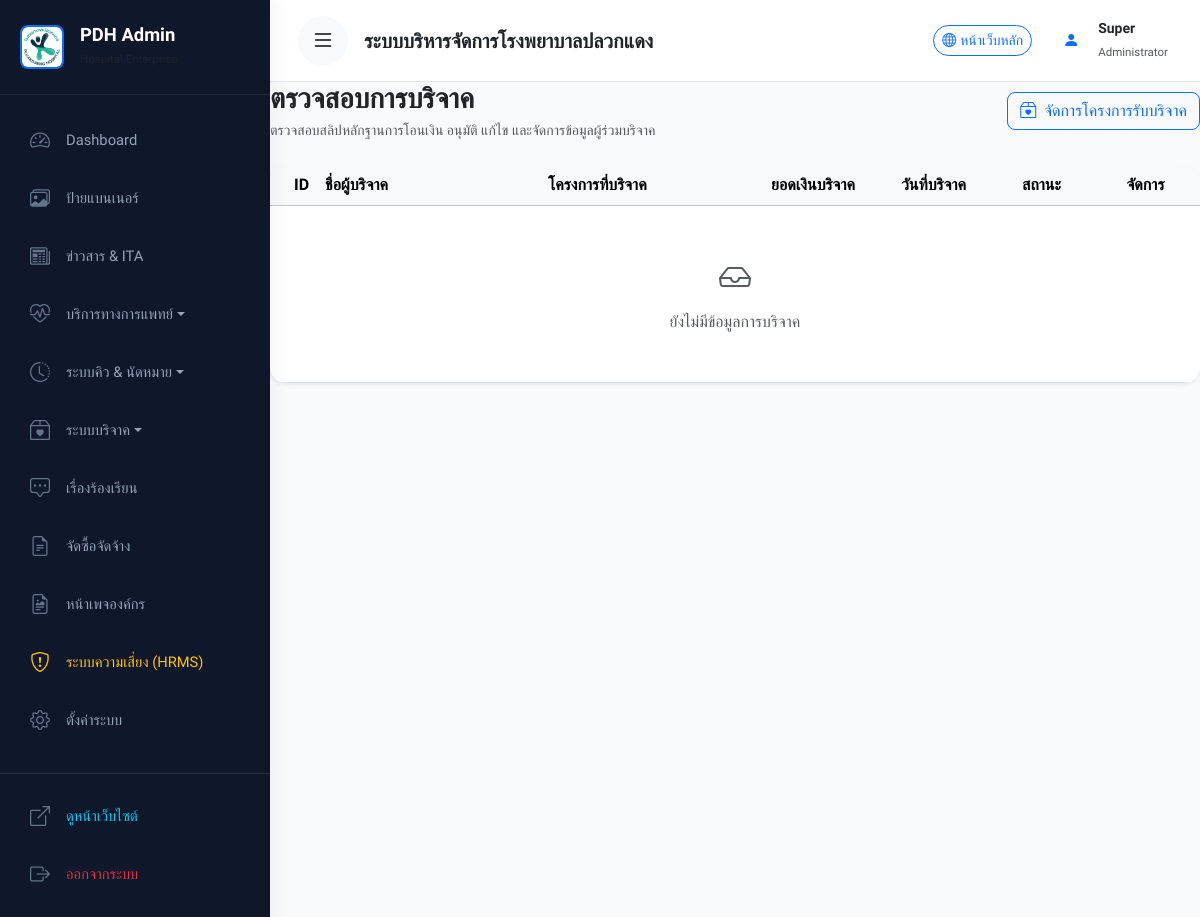
Page /admin/donation (signed in) on the earlier database version.
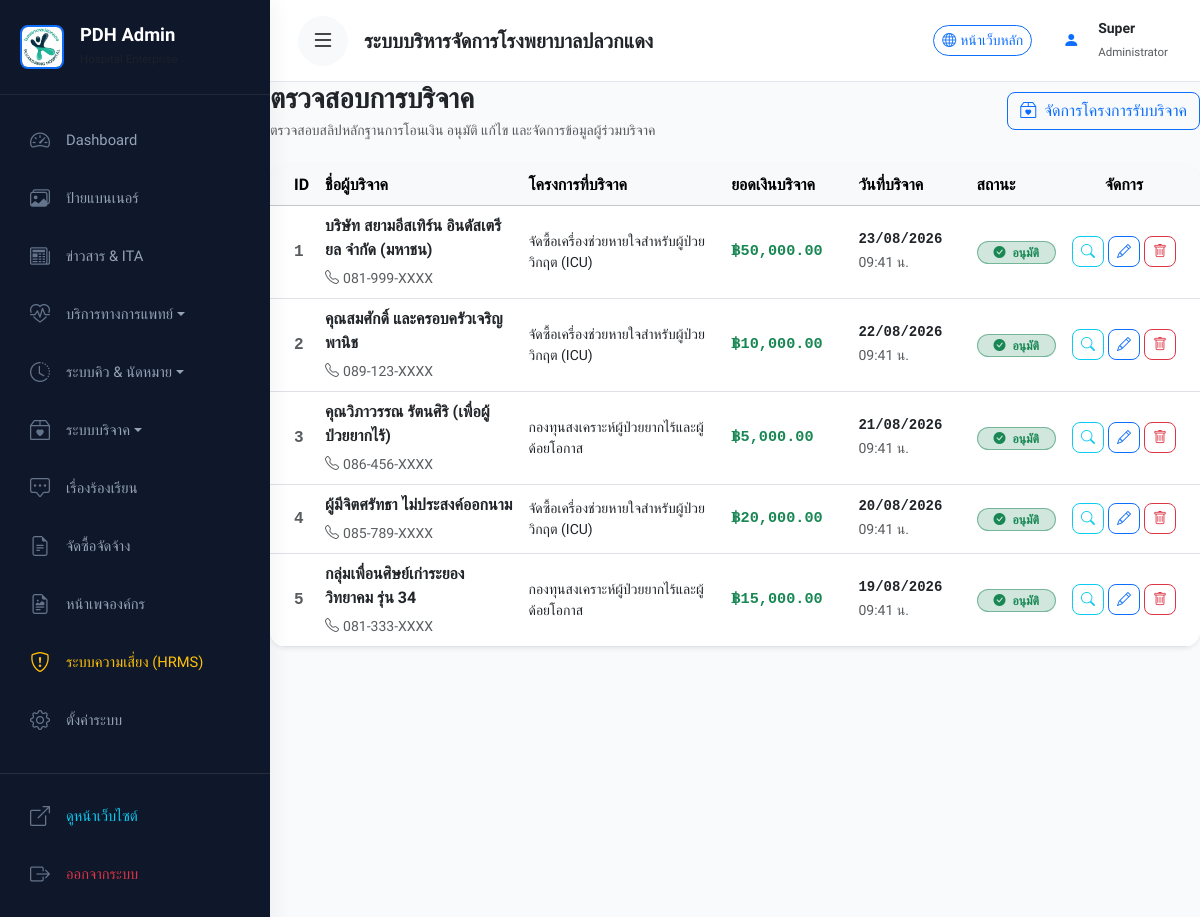
Same page on the later database version.
### tables this page shows
CREATE TABLE `donations` (
  `id` int(11) NOT NULL AUTO_INCREMENT,
  `donation_item_id` int(11) NOT NULL,
  `donor_name` varchar(100) NOT NULL,
  `donor_phone` varchar(20) DEFAULT NULL,
  `donor_email` varchar(100) DEFAULT NULL,
  `amount` decimal(10,2) DEFAULT NULL,
  `quantity` int(11) DEFAULT NULL,
  `payment_slip_image` varchar(255) DEFAULT NULL,
  `status` enum('pending','approved','rejected') DEFAULT 'pending',
  `approved_by` int(11) DEFAULT NULL,
  `admin_note` text DEFAULT NULL,
  `created_at` timestamp NULL DEFAULT current_timestamp(),
  `updated_at` timestamp NULL DEFAULT current_timestamp() ON UPDATE current_timestamp(),
  PRIMARY KEY (`id`),
  KEY `donation_item_id` (`donation_item_id`),
  CONSTRAINT `donations_ibfk_1` FOREIGN KEY (`donation_item_id`) REFERENCES `donation_items` (`id`) ON DELETE CASCADE
);

CREATE TABLE `donation_items` (
  `id` int(11) NOT NULL AUTO_INCREMENT,
  `title` varchar(255) NOT NULL,
  `type` enum('general','money','equipment') DEFAULT 'general',
  `description` text DEFAULT NULL,
  `image` varchar(255) DEFAULT NULL,
  `target_amount` decimal(10,2) DEFAULT 0.00,
  `current_amount` decimal(10,2) DEFAULT 0.00,
  `target_quantity` int(11) DEFAULT 0,
  `current_quantity` int(11) DEFAULT 0,
  `status` enum('active','inactive','completed') DEFAULT 'active',
  `created_by` int(11) DEFAULT NULL,
  `created_at` timestamp NULL DEFAULT current_timestamp(),
  `updated_at` timestamp NULL DEFAULT current_timestamp() ON UPDATE current_timestamp(),
  `deleted_at` timestamp NULL DEFAULT NULL,
  PRIMARY KEY (`id`)
);

### app/Controllers/Admin/DonationController.php (called while the page is built, shortened)
<?php
class DonationController extends Controller {
    private $donationModel;
    public function __construct() {
        $this->donationModel = $this->model('Donation');
    }
    public function index() {
        $donations = $this->donationModel->getAll();
        $data = [
            'page_title' => 'ตรวจสอบการบริจาค',
            'donations' => $donations
        ];
        $this->view('admin/donations/list/index', $data, 'admin');
    }
}

### app/Core/App.php (called while the page is built, shortened)
<?php
class App {
    protected $controller = 'HomeController';
    protected $method = 'index';
    public function __construct() {
        $url = $this->parseUrl();
        if (isset($url[0]) && strtolower($url[0]) === 'admin') {
            array_shift($url);
            $this->controller = 'DashboardController';
            $adminAliases = [
                'donationitem' => 'DonationItem',
                'donationitems' => 'DonationItem',
                'donation' => 'Donation',
                'donations' => 'Donation',
                'banner' => 'Banner',
                'banners' => 'Banner',
                'news' => 'News',
                'appointment' => 'Appointment',
                'appointments' => 'Appointment',
                'doctor' => 'Doctor',
                'doctors' => 'Doctor',
                'clinic' => 'Clinic',
                'clinics' => 'Clinic',
                'service' => 'Service',
                'services' => 'Service',
                'department' => 'Department',
                'departments' => 'Department',
                'procurement' => 'Procurement',
                'procurements' => 'Procurement',
                'complaint' => 'Complaint',
                'complaints' => 'Complaint',
                'setting' => 'Settings',
                'settings' => 'Settings',
                'auditlog' => 'AuditLog',
                'logs' => 'AuditLog',
                'dashboard' => 'Dashboard',
                'auth' => 'Auth',
                'login' => 'Auth',
                'page' => 'Page',
                'pages' => 'Page'
            ];
            if (isset($url[0])) {
                $rawKey = strtolower($url[0]);
                if (isset($adminAliases[$rawKey]) && file_exists(APPROOT . '/app/Controllers/Admin/' . $adminAliases[$rawKey] . 'Controller.php')) {
                    $this->controller = $adminAliases[$rawKey] . 'Controller';
                    array_shift($url);
                } else if (file_exists(APPROOT . '/app/Controllers/Admin/' . ucfirst($url[0]) . 'Controller.php')) {
                    $this->controller = ucfirst($url[0]) . 'Controller';
                    array_shift($url);
                }
            }
            $this->controller = new $controllerClass;
        }
        $this->params = $url ? array_values($url) : [];
        call_user_func_array([$this->controller, $this->method], $this->params);
    }
    public function parseUrl() {
        if (!empty($_GET['url'])) {
            $url = rtrim($_GET['url'], '/');
            $url = urldecode($url);
            return explode('/', filter_var($url, FILTER_SANITIZE_URL));
        }
        return [];
    }
}

### public/index.php (called while the page is built, shortened)
<?php
spl_autoload_register(function($className) {
    if (strpos($className, 'App\\Core\\') === 0) {
        $class = str_replace('App\\Core\\', '', $className);
        $file = __DIR__ . '/../app/Core/' . $class . '.php';
    } else if (strpos($className, 'App\\Controllers\\Admin\\') === 0) {
        $class = str_replace('App\\Controllers\\Admin\\', '', $className);
        $file = __DIR__ . '/../app/Controllers/Admin/' . $class . '.php';
        if (file_exists($file)) require_once $file;
    } else if (strpos($className, 'App\\Controllers\\') === 0) {
        $class = str_replace('App\\Controllers\\', '', $className);
        $file = __DIR__ . '/../app/Controllers/' . $class . '.php';
        if (file_exists($file)) require_once $file;
    } else if (strpos($className, 'App\\Models\\') === 0) {
        $class = str_replace('App\\Models\\', '', $className);
        $file = __DIR__ . '/../app/Models/' . $class . '.php';
        if (file_exists($file)) require_once $file;
    } else if (strpos($className, 'App\\Services\\') === 0) {
        $class = str_replace('App\\Services\\', '', $className);
        $file = __DIR__ . '/../app/Services/' . $class . '.php';
        if (file_exists($file)) require_once $file;
    } else if (strpos($className, 'App\\Repositories\\') === 0) {
        $class = str_replace('App\\Repositories\\', '', $className);
        $file = __DIR__ . '/../app/Repositories/' . $class . '.php';
        if (file_exists($file)) require_once $file;
    } else if (strpos($className, 'App\\Middleware\\') === 0) {
        $class = str_replace('App\\Middleware\\', '', $className);
        $file = __DIR__ . '/../app/Middleware/' . $class . '.php';
        if (file_exists($file)) require_once $file;
    } else if (strpos($className, 'App\\Helpers\\') === 0) {
        $class = str_replace('App\\Helpers\\', '', $className);
        $file = __DIR__ . '/../app/Helpers/' . $class . '.php';
        if (file_exists($file)) require_once $file;
    } else if (strpos($className, 'App\\Validation\\') === 0) {
        $class = str_replace('App\\Validation\\', '', $className);
        $file = __DIR__ . '/../app/Validation/' . $class . '.php';
        if (file_exists($file)) require_once $file;
    }
});
$app = new App\Core\App();

### app/Core/Database.php (called while the page is built, shortened)
<?php
class Database {
    private $host = DB_HOST;
    private $user = DB_USER;
    private $pass = DB_PASS;
    private $dbname = DB_NAME;
    private $dbh;
    private $stmt;
    public function __construct() {
        $dsn = 'mysql:host=' . $this->host . ';dbname=' . $this->dbname . ';charset=utf8mb4';
        $options = array(
            PDO::ATTR_PERSISTENT => true,
            PDO::ATTR_ERRMODE => PDO::ERRMODE_EXCEPTION,
            PDO::ATTR_DEFAULT_FETCH_MODE => PDO::FETCH_OBJ,
            PDO::MYSQL_ATTR_INIT_COMMAND => 'SET NAMES utf8mb4'
        );
        try {
            $this->dbh = new PDO($dsn, $this->user, $this->pass, $options);
        } catch(PDOException $e) {
            $this->error = $e->getMessage();
            error_log($this->error);
            if (APP_ENV === 'development') {
                echo $this->error;
            } else {
                echo "Database connection failed.";
            }
        }
    }
    public function query($sql) {
        $this->stmt = $this->dbh->prepare($sql);
    }
    public function execute() {
        return $this->stmt->execute();
    }
    public function resultSet() {
        $this->execute();
        return $this->stmt->fetchAll();
    }
}

### app/Core/Model.php (called while the page is built, shortened)
<?php
class Model {
    public function __construct() {
        $this->db = new Database();
    }
}

### app/Models/Donation.php (called while the page is built, shortened)
<?php
class Donation extends Model {
    public function getAll() {
        $this->db->query('
            SELECT d.*, di.title as item_title, u.firstname as approver_firstname, u.lastname as approver_lastname
            FROM donations d
            JOIN donation_items di ON d.donation_item_id = di.id
            LEFT JOIN users u ON d.approved_by = u.id
            ORDER BY d.created_at DESC
        ');
        return $this->db->resultSet();
    }
}

### app/Views/admin/donations/list/index.php (the view, shortened to what the changed rows need)
<div class="card shadow-sm border-0 rounded-4 overflow-hidden bg-white">
    <div class="card-body p-0">
        <div class="table-responsive">
            <table class="table table-hover align-middle mb-0">
                <thead class="table-light">
                    <tr>
                        <th width="5%" class="ps-4">ID</th>
                        <th width="24%">ชื่อผู้บริจาค</th>
                        <th width="24%">โครงการที่บริจาค</th>
                        <th width="14%">ยอดเงินบริจาค</th>
                        <th width="13%">วันที่บริจาค</th>
                        <th width="10%">สถานะ</th>
                        <th width="10%" class="text-center pe-4">จัดการ</th>
                    </tr>
                </thead>
                <tbody>
                    <?php if (empty($donations)): ?>
                    <tr>
                        <td colspan="7" class="text-center py-5 text-muted">
                            <i class="bi bi-inbox fs-2 d-block mb-2 text-muted"></i>
                            ยังไม่มีข้อมูลการบริจาค
                        </td>
                    </tr>
                    <?php else: ?>
                        <?php foreach ($donations as $donation): ?>
                        <tr>
                            <td class="ps-4 fw-bold font-monospace text-muted"><?= $donation->id ?></td>
                            <td>
                                <div class="fw-bold text-dark mb-1"><?= htmlspecialchars($donation->donor_name) ?></div>
                                <small class="text-muted"><i class="bi bi-telephone me-1"></i><?= htmlspecialchars($donation->donor_phone ?: '-') ?></small>
                            </td>
                            <td>
                                <div class="fw-medium text-dark small"><?= htmlspecialchars($donation->item_title) ?></div>
                            </td>
                            <td>
                                <div class="fw-bold text-success font-monospace" style="font-size: 0.95rem;">
                                    <?php if (!empty($donation->amount)): ?>
                                        ฿<?= number_format($donation->amount, 2) ?>
                                    <?php elseif (!empty($donation->quantity)): ?>
                                        <?= number_format($donation->quantity) ?> ชิ้น
                                    <?php else: ?>
                                        ทั่วไป
                                    <?php endif; ?>
                                </div>
                            </td>
                            <td>
                                <div class="small text-dark fw-semibold font-monospace"><?= date('d/m/Y', strtotime($donation->created_at)) ?></div>
                                <small class="text-muted"><?= date('H:i น.', strtotime($donation->created_at)) ?></small>
                            </td>
                            <td>
                                <?php if ($donation->status == 'pending'): ?>
                                    <span class="badge bg-warning-subtle text-warning-emphasis border border-warning border-opacity-50 rounded-pill px-3 py-1 fw-semibold">
                                        <i class="bi bi-hourglass-split me-1"></i> รอตรวจ
                                    </span>
                                <?php elseif ($donation->status == 'approved'): ?>
                                    <span class="badge bg-success-subtle text-success border border-success border-opacity-50 rounded-pill px-3 py-1 fw-semibold">
                                        <i class="bi bi-check-circle-fill me-1"></i> อนุมัติ
                                    </span>
                                <?php else: ?>
                                    <span class="badge bg-danger-subtle text-danger border border-danger border-opacity-50 rounded-pill px-3 py-1 fw-semibold">
                                        <i class="bi bi-x-circle-fill me-1"></i> ปฏิเสธ
                                    </span>
                                <?php endif; ?>
                            </td>
                            <td class="text-center pe-4">
                                <div class="d-flex justify-content-center gap-1">
                                    <a href="<?= URLROOT ?>/admin/donation/show/<?= $donation->id ?>" class="btn btn-sm btn-outline-info rounded-3" title="ตรวจสอบสลิป">
                                        <i class="bi bi-search"></i>
                                    </a>
                                    <a href="<?= URLROOT ?>/admin/donation/edit/<?= $donation->id ?>" class="btn btn-sm btn-outline-primary rounded-3" title="แก้ไขข้อมูล">
                                        <i class="bi bi-pencil"></i>
                                    </a>
                                    <form action="<?= URLROOT ?>/admin/donation/delete/<?= $donation->id ?>" method="POST" class="d-inline" onsubmit="return confirm('คุณต้องการลบข้อมูลการบริจาคนี้ใช่หรือไม่? (หากลบ ข้อมูลจะหายไปถาวร)');">
                                        <button type="submit" class="btn btn-sm btn-outline-danger rounded-3" title="ลบรายการ">
                                            <i class="bi bi-trash"></i>
                                        </button>
                                    </form>
                                </div>
                            </td>
                        </tr>
                        <?php endforeach; ?>
                    <?php endif; ?>
                </tbody>
            </table>
        </div>
    </div>
</div>

Differences in the rows shown:
added donations: id "1", donor_name "บริษัท สยามอีสเทิร์น อินดัสเตรียล จำกัด (มหาชน)", donor_phone "081-999-XXXX", donation_item.title "จัดซื้อเครื่องช่วยหายใจสำหรับผู้ป่วยวิกฤต (ICU)", amount "50,000.00", created_at "23/08/2026", created_at "09:41 น.", status "approved" (drawn)
added donations: id "2", donor_name "คุณสมศักดิ์ และครอบครัวเจริญพานิช", donor_phone "089-123-XXXX", donation_item.title "จัดซื้อเครื่องช่วยหายใจสำหรับผู้ป่วยวิกฤต (ICU)", amount "10,000.00", created_at "22/08/2026", created_at "09:41 น.", status "approved" (drawn)
added donations: id "3", donor_name "คุณวิภาวรรณ รัตนศิริ (เพื่อผู้ป่วยยากไร้)", donor_phone "086-456-XXXX", donation_item.title "กองทุนสงเคราะห์ผู้ป่วยยากไร้และผู้ด้อยโอกาส", amount "5,000.00", created_at "21/08/2026", created_at "09:41 น.", status "approved" (drawn)
added donations: id "4", donor_name "ผู้มีจิตศรัทธา ไม่ประสงค์ออกนาม", donor_phone "085-789-XXXX", donation_item.title "จัดซื้อเครื่องช่วยหายใจสำหรับผู้ป่วยวิกฤต (ICU)", amount "20,000.00", created_at "20/08/2026", created_at "09:41 น.", status "approved" (drawn)
added donations: id "5", donor_name "กลุ่มเพื่อนศิษย์เก่าระยองวิทยาคม รุ่น 34", donor_phone "081-333-XXXX", donation_item.title "กองทุนสงเคราะห์ผู้ป่วยยากไร้และผู้ด้อยโอกาส", amount "15,000.00", created_at "19/08/2026", created_at "09:41 น.", status "approved" (drawn)
Other differences:
text no longer shown: "ยังไม่มีข้อมูลการบริจาค"
